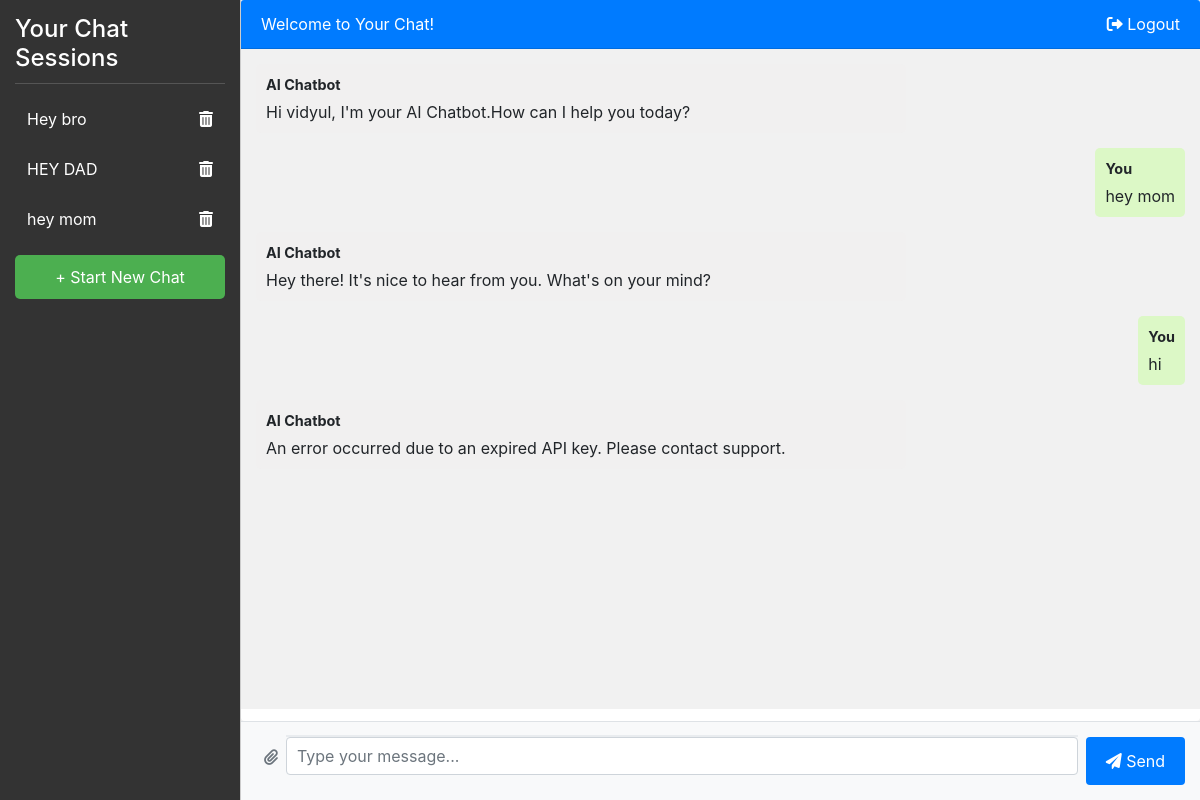
The page /chatbot/ (signed in) on the database its author committed.
### chatbot/models.py (models this page shows, shortened)
class Chat(models.Model):
    objects = models.Manager()
    user = models.ForeignKey(User, on_delete=models.CASCADE)
    session_id = models.UUIDField(default=uuid.uuid4, editable=False)
    message = models.TextField()
    response = models.TextField()
    created_at = models.DateTimeField(auto_now_add=True)

### chatbot/views.py (the view, shortened to what this page needs)
# urls.py: path('chatbot/', views.chatbot, name='chatbot'),
@login_required
def chatbot(request):
    all_sessions = (
        Chat.objects.filter(user=request.user)
        .values('session_id')
        .annotate(first_message=Min('created_at'))
        .order_by('first_message')
    )
    current_session_id = None
    if request.method == 'POST':
        current_session_id = request.POST.get('session_id')
    else:
        if request.GET.get('new_chat'):
            current_session_id = str(uuid.uuid4())
            Chat.objects.create(
                user=request.user,
                session_id=current_session_id,
                message="",
                response=(f"Hi {request.user.username}, I'm your AI Chatbot."
                          "How can I help you today?"),
                created_at=timezone.now()
            )
        else:
            current_session_id = request.GET.get('session_id')
            if not current_session_id:
                if all_sessions.exists():
                    current_session_id = str(all_sessions.last()['session_id'])
    session_chats = Chat.objects.filter(
        user=request.user,
        session_id=current_session_id
    ).order_by('created_at')
    session_list = []
    for session in all_sessions:
        first_chat = Chat.objects.filter(
            user=request.user,
            session_id=session['session_id']
        ).exclude(message="").first()
        title = "New Chat"
        if first_chat and first_chat.message:
            title = (
                first_chat.message[:30] + "..."
                if len(first_chat.message) > 30
                else first_chat.message
            )
        session_list.append({
            'id': session['session_id'],
            'title': title,
            'timestamp': session['first_message']
        })
    return render(request, 'chatbot.html', {
        'chats': session_chats,
        'current_session_id': current_session_id,
        'all_sessions': session_list,
    })

### templates/chatbot.html (shortened to what this page needs)
{% extends 'base.html' %}
{% load static %}
{% block styles %}
<link rel="stylesheet" href="{% static 'css/chatbotstyle.css' %}">
{% endblock %}
{% block content %}
<div class="chat-wrapper">
    <div class="sidebar">
        <h4>Your Chat Sessions</h4>
        <ul id="session-list">
            {% for session in all_sessions %}
                <li>
                    <a href="?session_id={{ session.id }}"
                       class="{% if session.id == current_session_id %}active{% endif %}">
                        {% if session.title %}
                            {{ session.title }}
                        {% else %}
                            Session {{ forloop.counter }}
                        {% endif %}
                    </a>
                    {% if session.id %}
                        <a href="{% url 'delete_session' session_id=session.id %}"
                           class="delete-btn"
                           title="Delete">
                            <i class="fas fa-trash-alt"></i>
                        </a>
                    {% endif %}
                </li>
            {% endfor %}
        </ul>
        <button id="new-chat-btn">+ Start New Chat</button>
    </div>
    <div class="chat-container">
        <div class="card flex-grow-1 border-0">
            <div class="card-header bg-primary text-white d-flex justify-content-between align-items-center">
                <span>Welcome to Your Chat!</span>
                <a class="text-white" href="{% url 'logout' %}">
                    <i class="fas fa-sign-out-alt"></i> Logout
                </a>
            </div>
            <div class="card-body messages-box">
                <ul class="messages-list">
                    {% for chat in chats %}
                        {% if chat.message %}
                        <li class="message sent">
                            <div class="message-text">
                                <div class="message-sender"><b>You</b></div>
                                <div class="message-content">{{ chat.message }}</div>
                            </div>
                        </li>
                        {% endif %}
                        {% if chat.response %}
                        <li class="message received">
                            <div class="message-text">
                                <div class="message-sender"><b>AI Chatbot</b></div>
                                <div class="message-content">{{ chat.response }}</div>
                            </div>
                        </li>
                        {% endif %}
                    {% endfor %}
                </ul>
            </div>
        </div>
        <form class="message-form d-flex align-items-center" data-session-id="{{ current_session_id }}">
            <div class="input-group flex-grow-1">
                <div class="document-upload-wrapper">
                    <label for="document-upload" class="upload-icon">
                        <i class="fas fa-paperclip"></i>
                    </label>
                </div>
                <div class="message-input-container flex-grow-1">
                    <div class="upload-progress">
                    </div>
                    <input type="text"
                           class="form-control message-input"
                           placeholder="Type your message..."
                           autocomplete="off">
                </div>
                <button type="submit" class="btn btn-primary btn-send ml-2">
                    <i class="fas fa-paper-plane"></i> Send
                </button>
            </div>
        </form>
    </div>
</div>
{% endblock %}

### templates/base.html (shortened to what this page needs)
<!DOCTYPE html>
<html lang="en">
  <head>
    <link rel="stylesheet" href="https://stackpath.bootstrapcdn.com/bootstrap/4.3.1/css/bootstrap.min.css">
    <link rel="stylesheet" href="https://cdnjs.cloudflare.com/ajax/libs/font-awesome/6.0.0-beta3/css/all.min.css">
    {% block styles %}{% endblock %}
  </head>
  <body>
    {% block content %}{% endblock %}
  </body>
</html>

### static/css/chatbotstyle.css (style rules this page uses)
body, html { height: 100%; margin: 0; padding: 0; display: flex; flex-direction: column; }
.chat-wrapper { display: flex; flex-grow: 1; width: 100%; height: 100%; }
.sidebar { width: 20%; background-color: #333; color: white; padding: 15px; overflow-y: auto; height: 100%; }
.sidebar h4 { border-bottom: 1px solid #555; padding-bottom: 10px; margin-bottom: 15px; }
.sidebar ul { list-style-type: none; padding: 0; flex-grow: 1; }
.sidebar li { display: flex; justify-content: space-between; align-items: center; margin-bottom: 10px; opacity: 1; transition: opacity 0.3s ease-in-out; }
.sidebar a { text-decoration: none; color: white; display: block; padding: 8px 12px; border-radius: 5px; }
.chat-container { flex: 1; display: flex; flex-direction: column; border-left: 1px solid #ccc; background-color: #f1f1f1; height: 100%; }
.card-body { flex-grow: 1; }
.messages-box { flex: 1; overflow-y: auto; padding: 15px; background-color: #f1f1f1; max-height: calc(100vh - 140px); }
.messages-list { padding-left: 0; margin-bottom: 0; }
.message { margin-bottom: 15px; list-style: none; }
.message-text { padding: 10px; border-radius: 5px; max-width: 70%; word-wrap: break-word; }
.sent { display: flex; justify-content: flex-end; }
.sent .message-text { background-color: #dcf8c6; }
.received .message-text { background-color: #f1f0f0; }
.message-sender { margin-bottom: 5px; font-size: 0.9em; }
.message-content { line-height: 1.4; }
.message-form { display: flex; align-items: center; padding: 15px; background-color: #f8f9fa; border-top: 1px solid #dee2e6; gap: 10px; }
.message-input-container { flex-grow: 1; position: relative; }
.message-input { width: 100%; border: 1px solid #ced4da; border-radius: 4px; padding: 10px; }
.btn-send { border-radius: 4px; padding: 8px 20px; background-color: #007bff; color: white; border: none; transition: background-color 0.3s ease; }
#new-chat-btn { width: 100%; background-color: #4CAF50; color: white; border: none; padding: 10px; border-radius: 5px; cursor: pointer; transition: background-color 0.3s ease; }
.delete-btn { color: #dc3545; padding: 5px; cursor: pointer; transition: color 0.3s ease; }
.document-upload-wrapper { position: relative; display: inline-block; }
.upload-icon { cursor: pointer; padding: 8px; color: #6c757d; transition: color 0.2s; }
.upload-progress { position: absolute; bottom: 100%; left: 0; right: 0; height: 2px; background: #e9ecef; }

### rows shown on the page
Chat: title "Hey bro"
Chat: title "HEY DAD"
Chat: title "hey mom", message "hey mom", response "Hey there! It's nice to hear from you. What's on your mind?"
Chat: response "Hi vidyul, I'm your AI Chatbot.How can I help you today?"
Chat: message "hi", response "An error occurred due to an expired API key. Please contact support."
